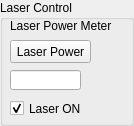
           <widget class="QGroupBox" name="groupBox_2">
            <property name="title">
             <string>Laser Control</string>
            </property>
            <widget class="QLineEdit" name="lineEdit">
             <property name="geometry">
              <rect>
               <x>10</x>
               <y>70</y>
               <width>71</width>
               <height>20</height>
              </rect>
             </property>
             <property name="sizePolicy">
              <sizepolicy hsizetype="Maximum" vsizetype="Fixed">
               <horstretch>0</horstretch>
               <verstretch>0</verstretch>
              </sizepolicy>
             </property>
            </widget>
            <widget class="QLabel" name="label_15">
             <property name="geometry">
              <rect>
               <x>10</x>
               <y>0</y>
               <width>115</width>
               <height>51</height>
              </rect>
             </property>
             <property name="sizePolicy">
              <sizepolicy hsizetype="Maximum" vsizetype="Preferred">
               <horstretch>0</horstretch>
               <verstretch>0</verstretch>
              </sizepolicy>
             </property>
             <property name="text">
              <string>Laser Power Meter</string>
             </property>
            </widget>
            <widget class="QCheckBox" name="laser633_isON_checkbox">
             <property name="geometry">
              <rect>
               <x>10</x>
               <y>100</y>
               <width>101</width>
               <height>17</height>
              </rect>
             </property>
             <property name="sizePolicy">
              <sizepolicy hsizetype="Maximum" vsizetype="Fixed">
               <horstretch>0</horstretch>
               <verstretch>0</verstretch>
              </sizepolicy>
             </property>
             <property name="text">
              <string>Laser ON</string>
             </property>
             <property name="checked">
              <bool>true</bool>
             </property>
            </widget>
            <widget class="QPushButton" name="open_laser633_UI_button">
             <property name="geometry">
              <rect>
               <x>10</x>
               <y>40</y>
               <width>81</width>
               <height>23</height>
              </rect>
             </property>
             <property name="text">
              <string>Laser Power</string>
             </property>
            </widget>
            <zorder>label_15</zorder>
            <zorder>lineEdit</zorder>
            <zorder>laser633_isON_checkbox</zorder>
            <zorder>open_laser633_UI_button</zorder>
            <zorder>groupBox_3</zorder>
           </widget>
